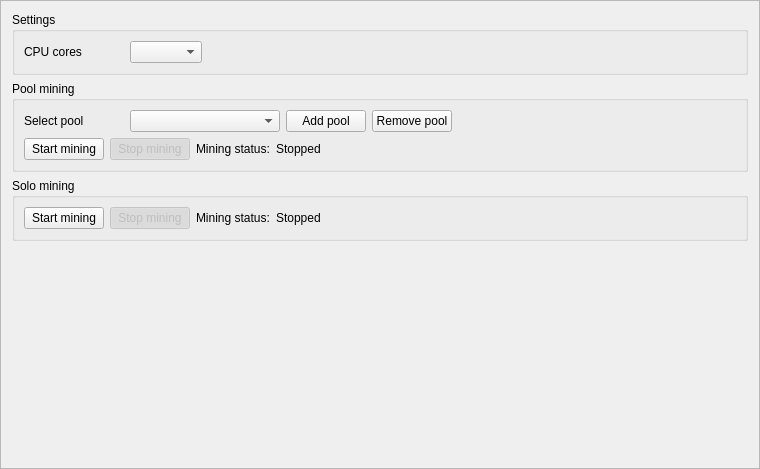
<?xml version="1.0" encoding="UTF-8"?>
<ui version="4.0">
 <class>MiningFrame</class>
 <widget class="QFrame" name="MiningFrame">
  <property name="geometry">
   <rect>
    <x>0</x>
    <y>0</y>
    <width>760</width>
    <height>469</height>
   </rect>
  </property>
  <property name="windowTitle">
   <string>Frame</string>
  </property>
  <property name="frameShape">
   <enum>QFrame::StyledPanel</enum>
  </property>
  <property name="frameShadow">
   <enum>QFrame::Raised</enum>
  </property>
  <layout class="QGridLayout" name="gridLayout_6">
   <item row="3" column="0">
    <spacer name="verticalSpacer_4">
     <property name="orientation">
      <enum>Qt::Vertical</enum>
     </property>
     <property name="sizeHint" stdset="0">
      <size>
       <width>20</width>
       <height>40</height>
      </size>
     </property>
    </spacer>
   </item>
   <item row="1" column="0">
    <widget class="QGroupBox" name="groupBox">
     <property name="title">
      <string>Pool mining</string>
     </property>
     <layout class="QGridLayout" name="gridLayout_3">
      <item row="0" column="1">
       <widget class="QComboBox" name="m_poolCombo">
        <property name="minimumSize">
         <size>
          <width>150</width>
          <height>0</height>
         </size>
        </property>
        <property name="editable">
         <bool>false</bool>
        </property>
       </widget>
      </item>
      <item row="0" column="4">
       <spacer name="horizontalSpacer_5">
        <property name="orientation">
         <enum>Qt::Horizontal</enum>
        </property>
        <property name="sizeHint" stdset="0">
         <size>
          <width>422</width>
          <height>20</height>
         </size>
        </property>
       </spacer>
      </item>
      <item row="0" column="2">
       <widget class="QPushButton" name="m_addPoolButton">
        <property name="text">
         <string>Add pool</string>
        </property>
        <property name="icon">
         <iconset resource="../../resources.qrc">
          <normaloff>:/icons/add</normaloff>:/icons/add</iconset>
        </property>
       </widget>
      </item>
      <item row="0" column="0">
       <widget class="QLabel" name="label">
        <property name="minimumSize">
         <size>
          <width>100</width>
          <height>0</height>
         </size>
        </property>
        <property name="text">
         <string>Select pool</string>
        </property>
       </widget>
      </item>
      <item row="1" column="0" colspan="5">
       <layout class="QGridLayout" name="gridLayout_2">
        <item row="0" column="4">
         <spacer name="horizontalSpacer">
          <property name="orientation">
           <enum>Qt::Horizontal</enum>
          </property>
          <property name="sizeHint" stdset="0">
           <size>
            <width>40</width>
            <height>20</height>
           </size>
          </property>
         </spacer>
        </item>
        <item row="0" column="0">
         <widget class="QPushButton" name="m_startButton">
          <property name="text">
           <string>Start mining</string>
          </property>
          <property name="checkable">
           <bool>true</bool>
          </property>
          <attribute name="buttonGroup">
           <string notr="true">m_miningButtonGroup</string>
          </attribute>
         </widget>
        </item>
        <item row="0" column="1">
         <widget class="QPushButton" name="m_stopButton">
          <property name="enabled">
           <bool>false</bool>
          </property>
          <property name="text">
           <string>Stop mining</string>
          </property>
          <property name="checkable">
           <bool>true</bool>
          </property>
          <property name="checked">
           <bool>true</bool>
          </property>
          <attribute name="buttonGroup">
           <string notr="true">m_miningButtonGroup</string>
          </attribute>
         </widget>
        </item>
        <item row="0" column="3">
         <widget class="QLabel" name="m_poolLabel">
          <property name="text">
           <string>Stopped</string>
          </property>
         </widget>
        </item>
        <item row="0" column="2">
         <widget class="QLabel" name="label_3">
          <property name="text">
           <string>Mining status:</string>
          </property>
         </widget>
        </item>
       </layout>
      </item>
      <item row="0" column="3">
       <widget class="QPushButton" name="m_delPoolButton">
        <property name="text">
         <string>Remove pool</string>
        </property>
        <property name="icon">
         <iconset resource="../../resources.qrc">
          <normaloff>:/icons/remove</normaloff>:/icons/remove</iconset>
        </property>
       </widget>
      </item>
     </layout>
     <zorder>m_poolCombo</zorder>
     <zorder>label</zorder>
     <zorder>m_addPoolButton</zorder>
     <zorder>m_delPoolButton</zorder>
    </widget>
   </item>
   <item row="0" column="0">
    <widget class="QGroupBox" name="groupBox_3">
     <property name="title">
      <string>Settings</string>
     </property>
     <layout class="QGridLayout" name="gridLayout">
      <item row="0" column="0">
       <widget class="QLabel" name="label_2">
        <property name="minimumSize">
         <size>
          <width>100</width>
          <height>0</height>
         </size>
        </property>
        <property name="text">
         <string>CPU cores</string>
        </property>
       </widget>
      </item>
      <item row="0" column="1">
       <widget class="QComboBox" name="m_cpuCombo"/>
      </item>
      <item row="0" column="2">
       <spacer name="horizontalSpacer_3">
        <property name="orientation">
         <enum>Qt::Horizontal</enum>
        </property>
        <property name="sizeHint" stdset="0">
         <size>
          <width>587</width>
          <height>20</height>
         </size>
        </property>
       </spacer>
      </item>
     </layout>
    </widget>
   </item>
   <item row="2" column="0">
    <widget class="QGroupBox" name="groupBox_2">
     <property name="minimumSize">
      <size>
       <width>0</width>
       <height>0</height>
      </size>
     </property>
     <property name="title">
      <string>Solo mining</string>
     </property>
     <layout class="QGridLayout" name="gridLayout_4">
      <item row="0" column="4">
       <spacer name="horizontalSpacer_2">
        <property name="orientation">
         <enum>Qt::Horizontal</enum>
        </property>
        <property name="sizeHint" stdset="0">
         <size>
          <width>555</width>
          <height>20</height>
         </size>
        </property>
       </spacer>
      </item>
      <item row="0" column="1">
       <widget class="QPushButton" name="m_stopSolo">
        <property name="enabled">
         <bool>false</bool>
        </property>
        <property name="text">
         <string>Stop mining</string>
        </property>
        <property name="checkable">
         <bool>true</bool>
        </property>
        <property name="checked">
         <bool>true</bool>
        </property>
        <attribute name="buttonGroup">
         <string notr="true">m_soloButtonGroup</string>
        </attribute>
       </widget>
      </item>
      <item row="0" column="0">
       <widget class="QPushButton" name="m_startSolo">
        <property name="text">
         <string>Start mining</string>
        </property>
        <property name="checkable">
         <bool>true</bool>
        </property>
        <attribute name="buttonGroup">
         <string notr="true">m_soloButtonGroup</string>
        </attribute>
       </widget>
      </item>
      <item row="0" column="3">
       <widget class="QLabel" name="m_soloLabel">
        <property name="text">
         <string>Stopped</string>
        </property>
       </widget>
      </item>
      <item row="0" column="2">
       <widget class="QLabel" name="label_4">
        <property name="text">
         <string>Mining status:</string>
        </property>
       </widget>
      </item>
     </layout>
    </widget>
   </item>
  </layout>
 </widget>
 <resources>
  <include location="../../resources.qrc"/>
 </resources>
 <connections>
  <connection>
   <sender>m_startButton</sender>
   <signal>toggled(bool)</signal>
   <receiver>m_startButton</receiver>
   <slot>setDisabled(bool)</slot>
   <hints>
    <hint type="sourcelabel">
     <x>71</x>
     <y>117</y>
    </hint>
    <hint type="destinationlabel">
     <x>71</x>
     <y>117</y>
    </hint>
   </hints>
  </connection>
  <connection>
   <sender>m_stopButton</sender>
   <signal>toggled(bool)</signal>
   <receiver>m_stopButton</receiver>
   <slot>setDisabled(bool)</slot>
   <hints>
    <hint type="sourcelabel">
     <x>194</x>
     <y>117</y>
    </hint>
    <hint type="destinationlabel">
     <x>194</x>
     <y>117</y>
    </hint>
   </hints>
  </connection>
  <connection>
   <sender>m_miningButtonGroup</sender>
   <signal>buttonClicked(QAbstractButton*)</signal>
   <receiver>MiningFrame</receiver>
   <slot>startStopClicked(QAbstractButton*)</slot>
   <hints>
    <hint type="sourcelabel">
     <x>-1</x>
     <y>-1</y>
    </hint>
    <hint type="destinationlabel">
     <x>379</x>
     <y>234</y>
    </hint>
   </hints>
  </connection>
  <connection>
   <sender>m_soloButtonGroup</sender>
   <signal>buttonClicked(QAbstractButton*)</signal>
   <receiver>MiningFrame</receiver>
   <slot>startStopSoloClicked(QAbstractButton*)</slot>
   <hints>
    <hint type="sourcelabel">
     <x>-1</x>
     <y>-1</y>
    </hint>
    <hint type="destinationlabel">
     <x>379</x>
     <y>234</y>
    </hint>
   </hints>
  </connection>
  <connection>
   <sender>m_addPoolButton</sender>
   <signal>clicked()</signal>
   <receiver>MiningFrame</receiver>
   <slot>addPoolClicked()</slot>
   <hints>
    <hint type="sourcelabel">
     <x>380</x>
     <y>29</y>
    </hint>
    <hint type="destinationlabel">
     <x>379</x>
     <y>234</y>
    </hint>
   </hints>
  </connection>
  <connection>
   <sender>m_startSolo</sender>
   <signal>toggled(bool)</signal>
   <receiver>m_startSolo</receiver>
   <slot>setDisabled(bool)</slot>
   <hints>
    <hint type="sourcelabel">
     <x>58</x>
     <y>186</y>
    </hint>
    <hint type="destinationlabel">
     <x>58</x>
     <y>186</y>
    </hint>
   </hints>
  </connection>
  <connection>
   <sender>m_stopSolo</sender>
   <signal>toggled(bool)</signal>
   <receiver>m_stopSolo</receiver>
   <slot>setDisabled(bool)</slot>
   <hints>
    <hint type="sourcelabel">
     <x>139</x>
     <y>186</y>
    </hint>
    <hint type="destinationlabel">
     <x>139</x>
     <y>186</y>
    </hint>
   </hints>
  </connection>
  <connection>
   <sender>m_poolCombo</sender>
   <signal>currentIndexChanged(QString)</signal>
   <receiver>MiningFrame</receiver>
   <slot>currentPoolChanged()</slot>
   <hints>
    <hint type="sourcelabel">
     <x>200</x>
     <y>103</y>
    </hint>
    <hint type="destinationlabel">
     <x>379</x>
     <y>234</y>
    </hint>
   </hints>
  </connection>
  <connection>
   <sender>m_delPoolButton</sender>
   <signal>clicked()</signal>
   <receiver>MiningFrame</receiver>
   <slot>removePoolClicked()</slot>
   <hints>
    <hint type="sourcelabel">
     <x>407</x>
     <y>103</y>
    </hint>
    <hint type="destinationlabel">
     <x>379</x>
     <y>234</y>
    </hint>
   </hints>
  </connection>
 </connections>
 <slots>
  <slot>startStopClicked(QAbstractButton*)</slot>
  <slot>startStopSoloClicked(QAbstractButton*)</slot>
  <slot>addPoolClicked()</slot>
 </slots>
 <buttongroups>
  <buttongroup name="m_soloButtonGroup"/>
  <buttongroup name="m_miningButtonGroup"/>
 </buttongroups>
</ui>
